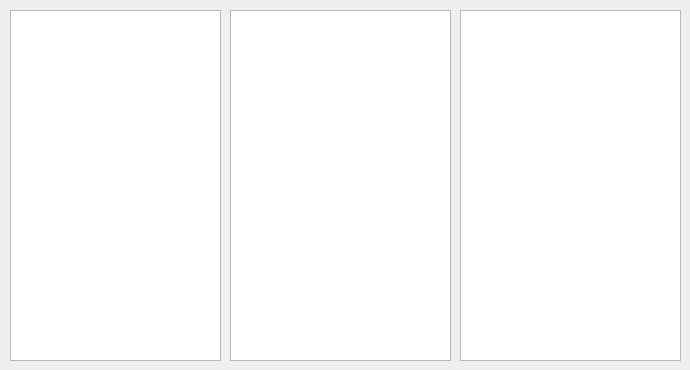
         <widget class="QWidget" name="tab">
          <attribute name="title">
           <string>Stimmdiagnostik Score</string>
          </attribute>
          <widget class="QListWidget" name="lwKapitelSDScore">
           <property name="geometry">
            <rect>
             <x>10</x>
             <y>10</y>
             <width>211</width>
             <height>351</height>
            </rect>
           </property>
           <property name="alternatingRowColors">
            <bool>true</bool>
           </property>
           <property name="wordWrap">
            <bool>true</bool>
           </property>
          </widget>
          <widget class="QListWidget" name="lwEigenschaftSDScore">
           <property name="geometry">
            <rect>
             <x>460</x>
             <y>10</y>
             <width>221</width>
             <height>351</height>
            </rect>
           </property>
           <property name="alternatingRowColors">
            <bool>true</bool>
           </property>
           <property name="selectionMode">
            <enum>QAbstractItemView::MultiSelection</enum>
           </property>
           <property name="selectionBehavior">
            <enum>QAbstractItemView::SelectItems</enum>
           </property>
           <property name="textElideMode">
            <enum>Qt::ElideNone</enum>
           </property>
           <property name="wordWrap">
            <bool>true</bool>
           </property>
          </widget>
          <widget class="QListWidget" name="lwElementSDScore">
           <property name="geometry">
            <rect>
             <x>230</x>
             <y>10</y>
             <width>221</width>
             <height>351</height>
            </rect>
           </property>
           <property name="alternatingRowColors">
            <bool>true</bool>
           </property>
           <property name="wordWrap">
            <bool>true</bool>
           </property>
          </widget>
         </widget>
